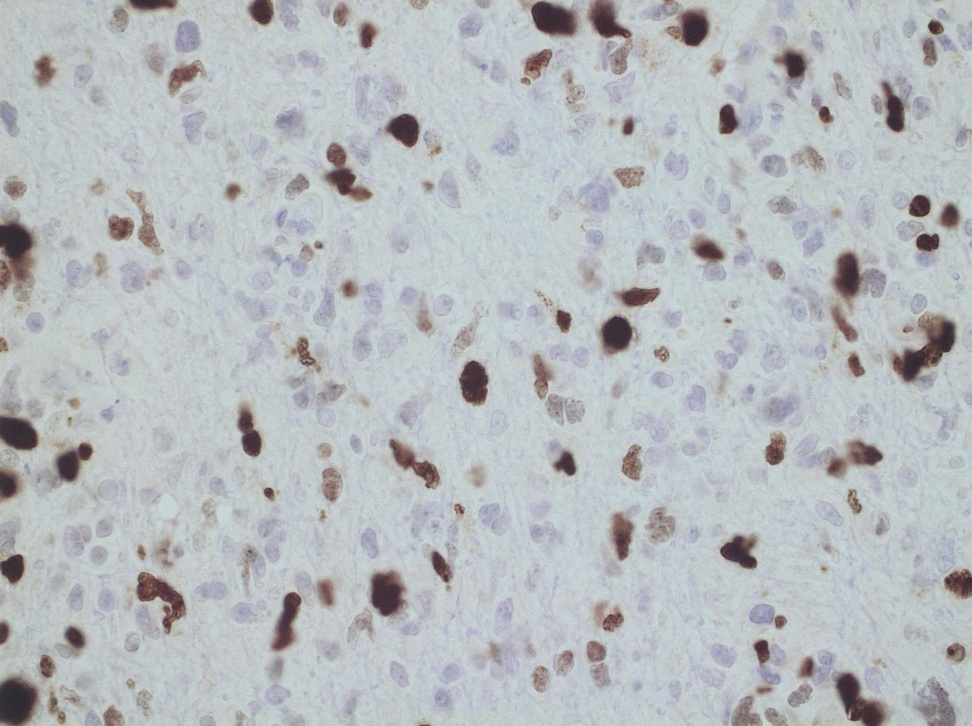
#> input picture code/images/7.JPG, 972 x 726 px, shrunk from 1392 x 1040 before the run, found by its file name
$ python training_pipeline.py
#> lines starting #> are read from the running program, lines starting #| are printed output that depends on the picture
import cv2
import numpy as np
import matplotlib.pyplot as plt
import matplotlib.image as mpimg


def rgb_histogram(img):
    color = ('blue', 'green', 'red')
    for i, col in enumerate(color):
        histogram = cv2.calcHist([img], [i], None, [256], [0, 256])
        plt.plot(histogram, color=col)
        plt.xlim([0, 256])

def rgb_hist_equalisation(img):
    blue, green, red = cv2.split(img)
    new_blue = cv2.equalizeHist(blue)
    new_green = cv2.equalizeHist(green)
    new_red = cv2.equalizeHist(red)
    return cv2.merge((new_blue, new_green, new_red))

def rgb_hist_stretch(img):
    for colormap in range(img.shape[2]):
        max = np.max(img[:, :, colormap].flatten())
        min = np.min(img[:, :, colormap].flatten())
        for row in range(img.shape[0]):
            for col in range(img.shape[1]):
                img[row, col, colormap] = np.astype('uint8',(img[row, col, colormap]-max)/(max-min)*255)


img = mpimg.imread('Pathology Data Analysis/7.JPG').copy()
#> img is the input picture: shape (726, 972, 3); mean R, G, B 182.9, 187, 190.6

plt.figure(), plt.title("BGR channel histogram before application of equalisation"),
rgb_histogram(img)

plt.figure(), plt.title("Original image before application of equalisation")
plt.imshow(img)
plt.show()
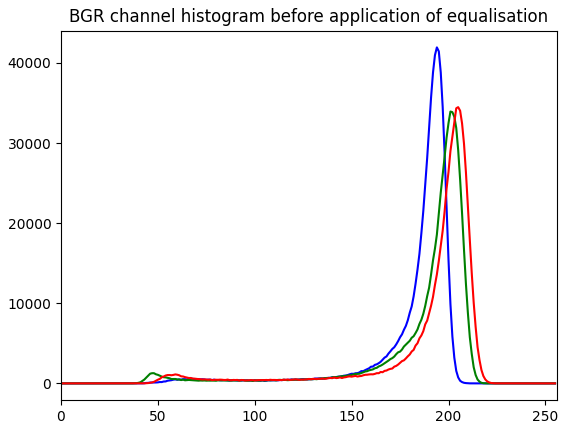
#> figure drawn by matplotlib, 1 panel; curve peaks at x = 194, y = 41944; curve peaks at x = 201, y = 33938; curve peaks at x = 205, y = 34483

plt.figure(), plt.title("BGR channel histogram after application of equalisation"),
rgb_histogram(rgb_hist_equalisation(img))
#> in rgb_hist_equalisation, `blue, green, red = cv2.split(img)`:
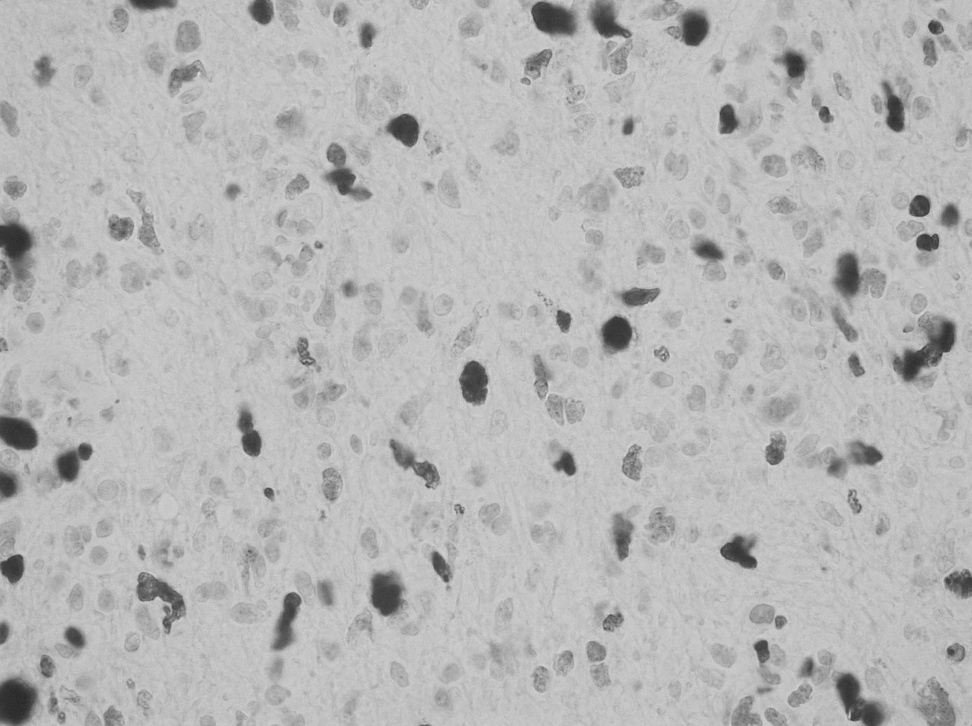
#> blue: shape (726, 972); min 39, max 219, mean 182.9
#> in rgb_hist_equalisation, `blue, green, red = cv2.split(img)`:
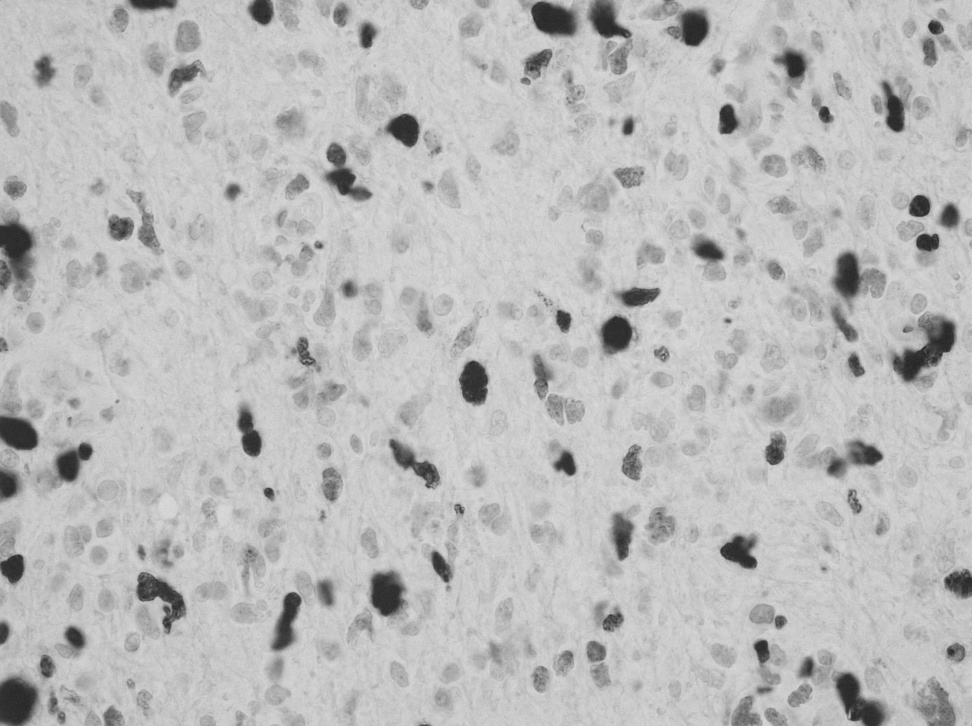
#> green: shape (726, 972); min 33, max 220, mean 187
#> in rgb_hist_equalisation, `new_blue = cv2.equalizeHist(blue)`:
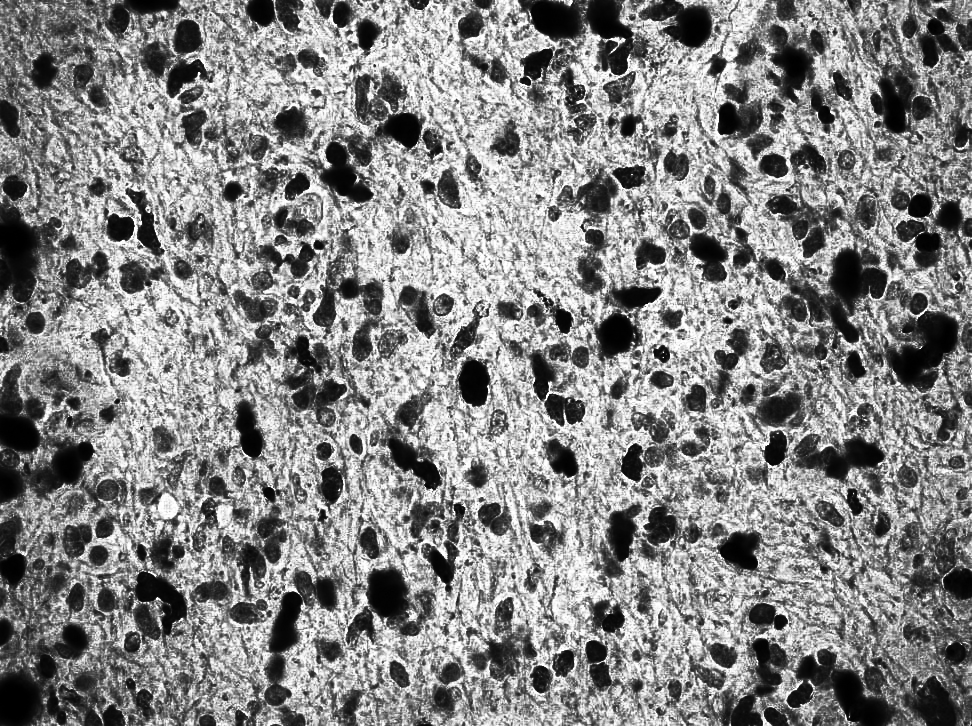
#> new_blue: shape (726, 972); min 0, max 255, mean 131.9
#> in rgb_hist_equalisation, `new_green = cv2.equalizeHist(green)`:
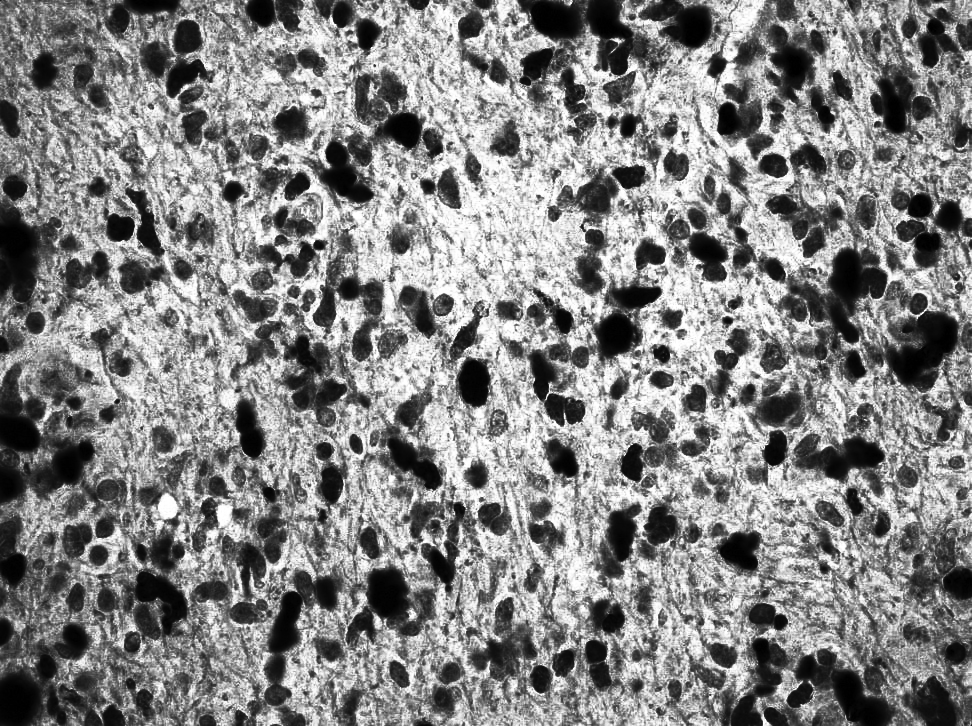
#> new_green: shape (726, 972); min 0, max 255, mean 131
#> in rgb_hist_equalisation, `new_red = cv2.equalizeHist(red)`:
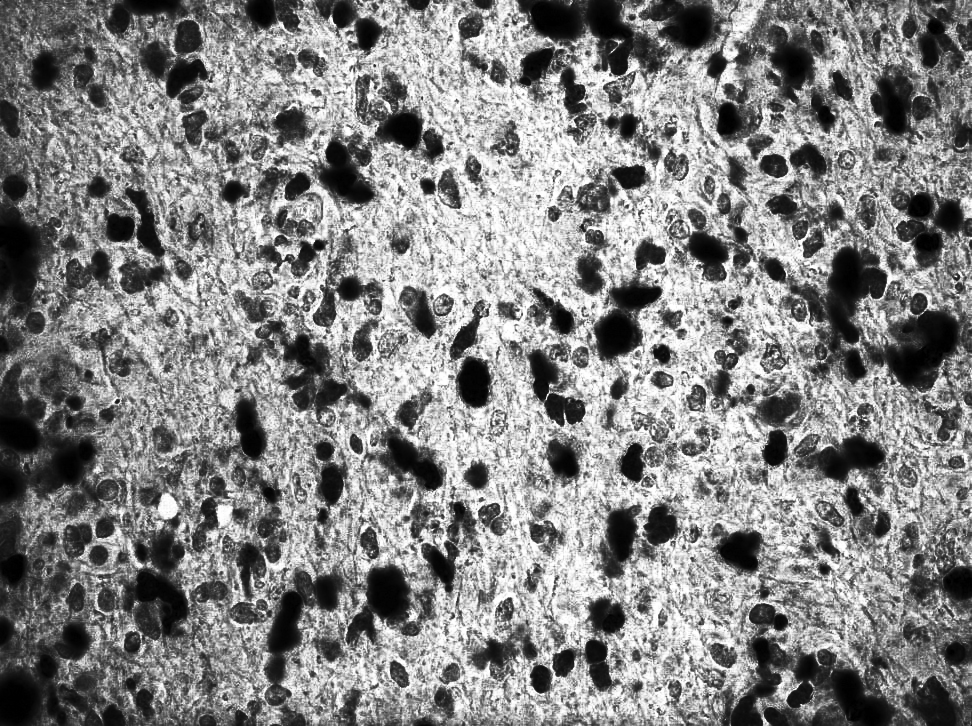
#> new_red: shape (726, 972); min 0, max 255, mean 131
#> in rgb_hist_equalisation, `return cv2.merge((new_blue, new_green, new_red))`:
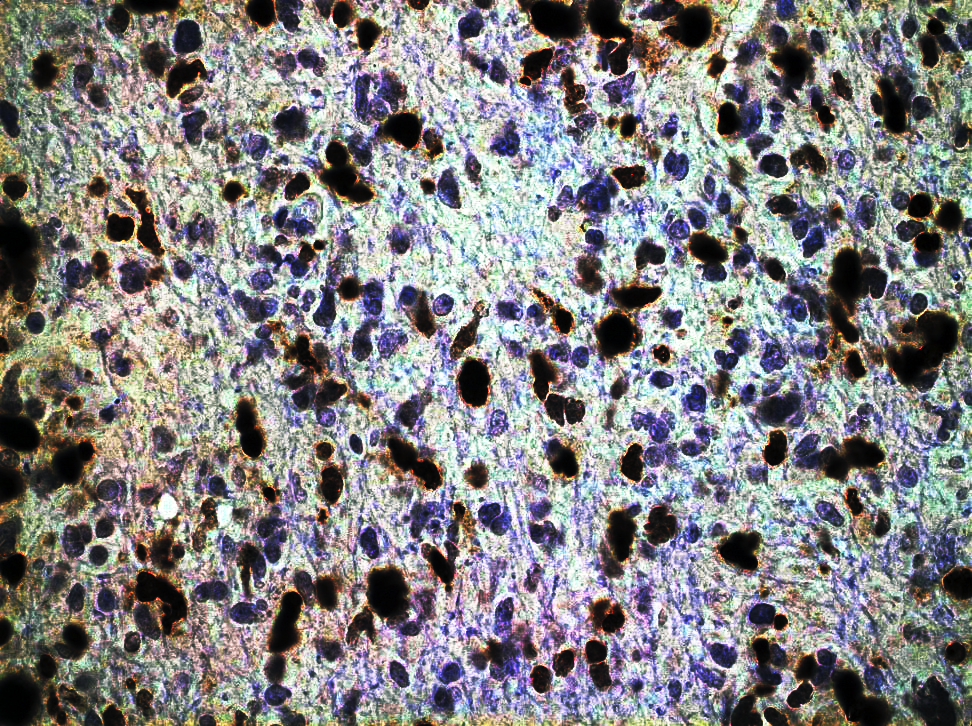
#> returned value: shape (726, 972, 3); mean of channels 0, 1, 2 131.9, 131, 131; drawn as R, G, B
#> the loop in rgb_histogram (call 2), `for i, col in enumerate(color):` made 3 passes
#> col on passes 1 to 3: 'blue', 'green', 'red'
#> the loop in rgb_hist_stretch, `for colormap in range(img.shape[2]):` made 1 pass
#> (max, min) on pass 1: (219, 39)

plt.figure(), plt.title("Image after equalisation")
plt.imshow(rgb_hist_equalisation(img))


plt.figure(), plt.title("test")
#> (the run stopped early here; a loop or call above may not have finished)

$ run again, with code/images/8.JPG copied over code/images/7.JPG
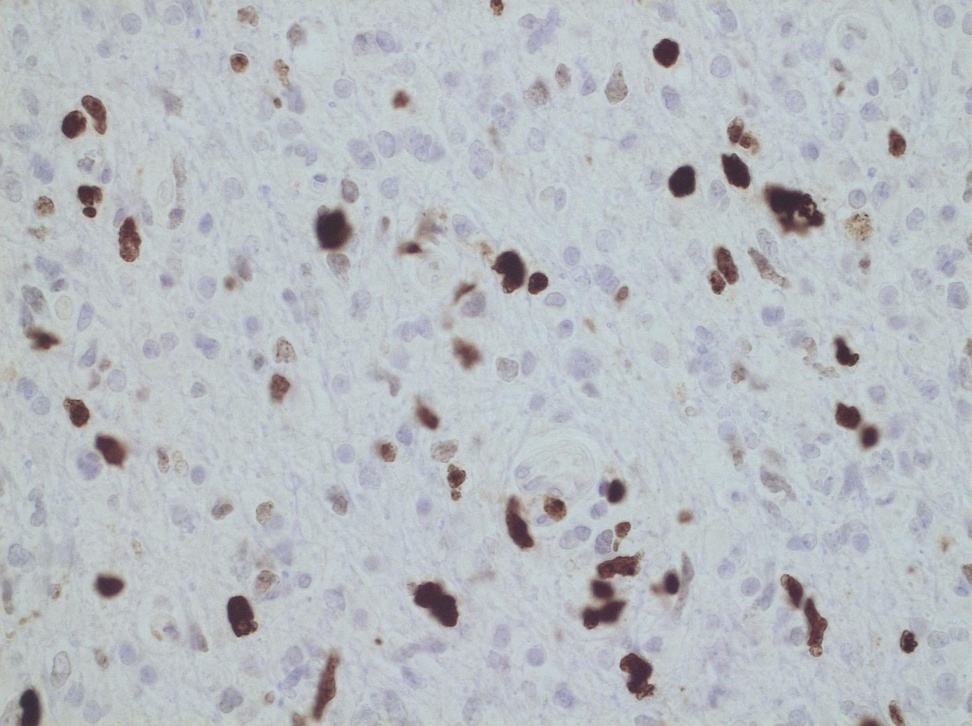
#> input picture code/images/8.JPG, 972 x 726 px, shrunk from 1392 x 1040 before the run, found by its file name
#> img is the input picture: shape (726, 972, 3); mean R, G, B 184.2, 188.4, 193.5
#> in rgb_hist_equalisation, `new_red = cv2.equalizeHist(red)`:
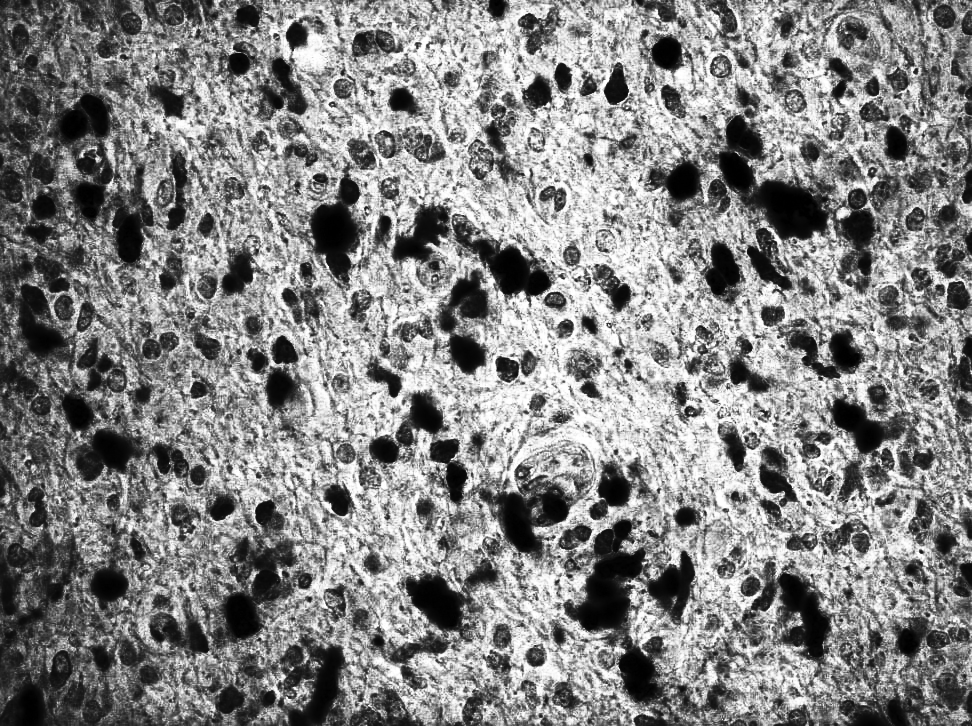
#> new_red: shape (726, 972); min 0, max 255, mean 131.4
#> in rgb_hist_equalisation, `return cv2.merge((new_blue, new_green, new_red))`:
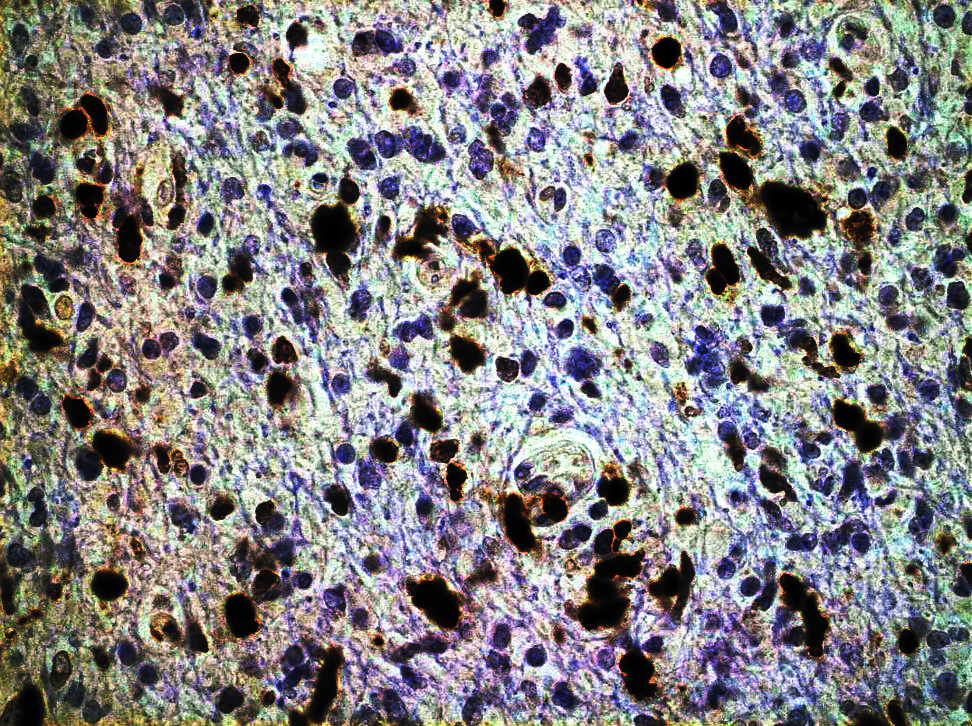
#> returned value: shape (726, 972, 3); mean of channels 0, 1, 2 132.2, 131.2, 131.4; drawn as R, G, B
#> the loop in rgb_histogram (call 2), `for i, col in enumerate(color):` made 3 passes
#> col on passes 1 to 3: 'blue', 'green', 'red'
#> the loop in rgb_hist_stretch, `for colormap in range(img.shape[2]):` made 1 pass
#> (max, min) on pass 1: (213, 46)

$ run again, with code/images/9.JPG copied over code/images/7.JPG
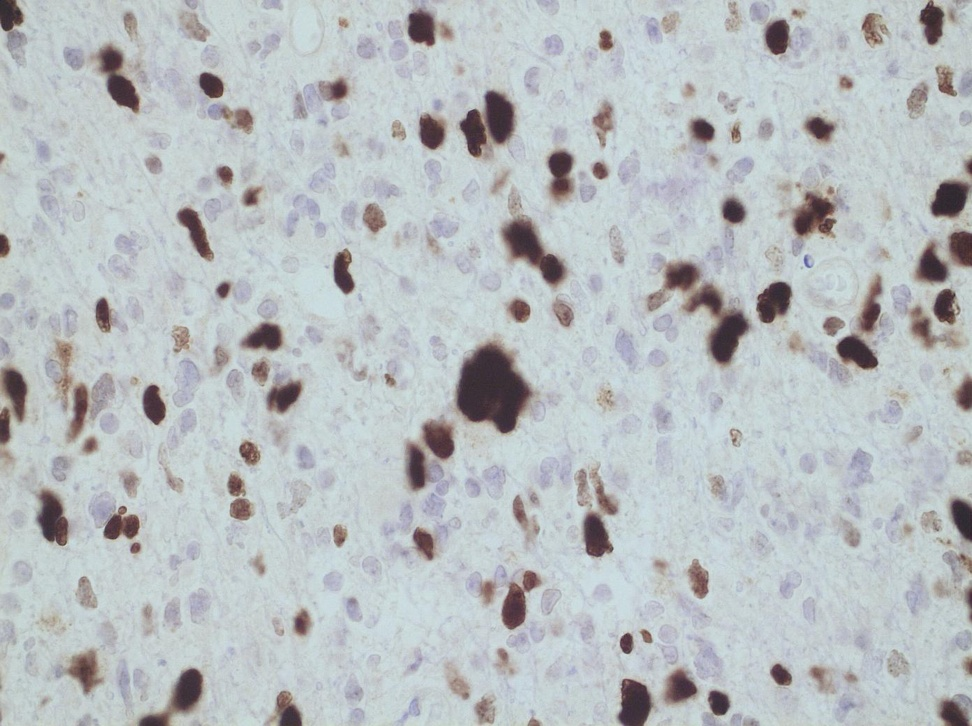
#> input picture code/images/9.JPG, 972 x 726 px, shrunk from 1392 x 1040 before the run, found by its file name
#> img is the input picture: shape (726, 972, 3); mean R, G, B 184.9, 190.2, 192.8
#> `plt.show()`:
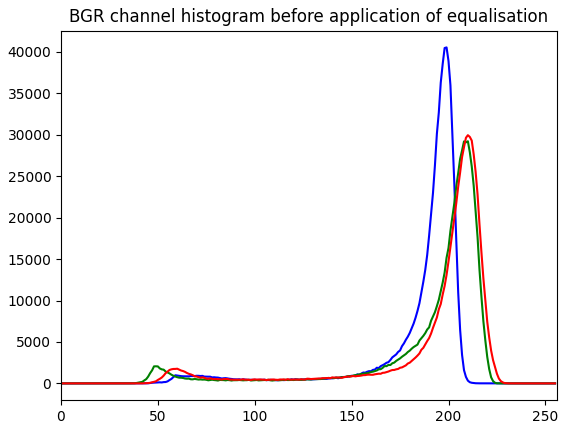
#> figure drawn by matplotlib, 1 panel; curve peaks at x = 199, y = 40549; curve peaks at x = 210, y = 29219; curve peaks at x = 210, y = 29955
#> in rgb_hist_equalisation, `return cv2.merge((new_blue, new_green, new_red))`:
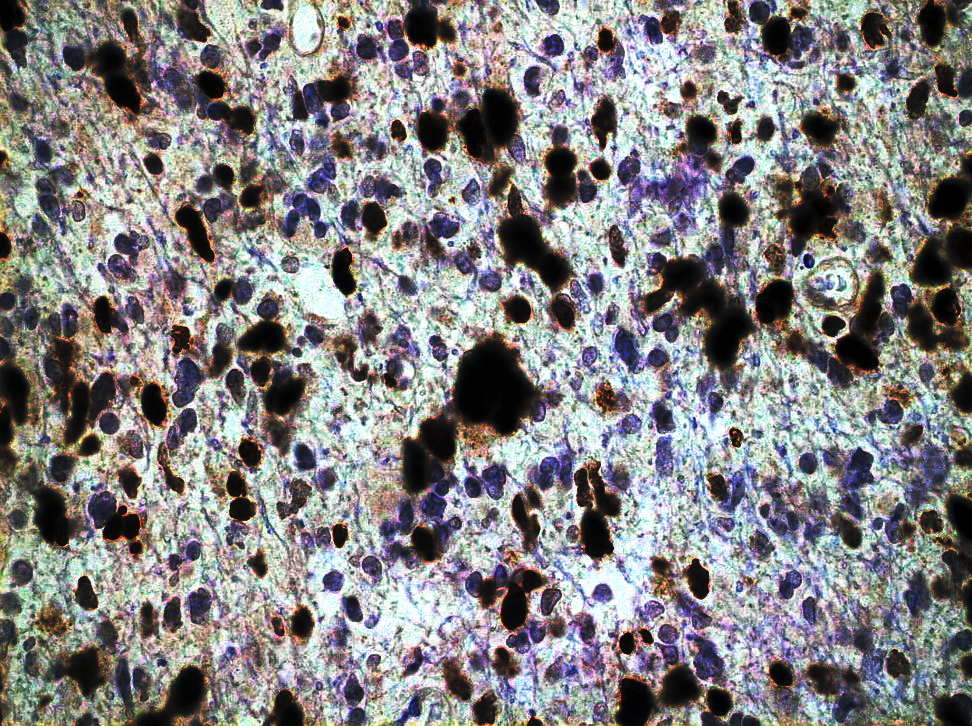
#> returned value: shape (726, 972, 3); mean of channels 0, 1, 2 131.5, 130.5, 130.5; drawn as R, G, B
#> the loop in rgb_histogram (call 2), `for i, col in enumerate(color):` made 3 passes
#> col on passes 1 to 3: 'blue', 'green', 'red'
#> the loop in rgb_hist_stretch, `for colormap in range(img.shape[2]):` made 1 pass
#> (max, min) on pass 1: (223, 41)
